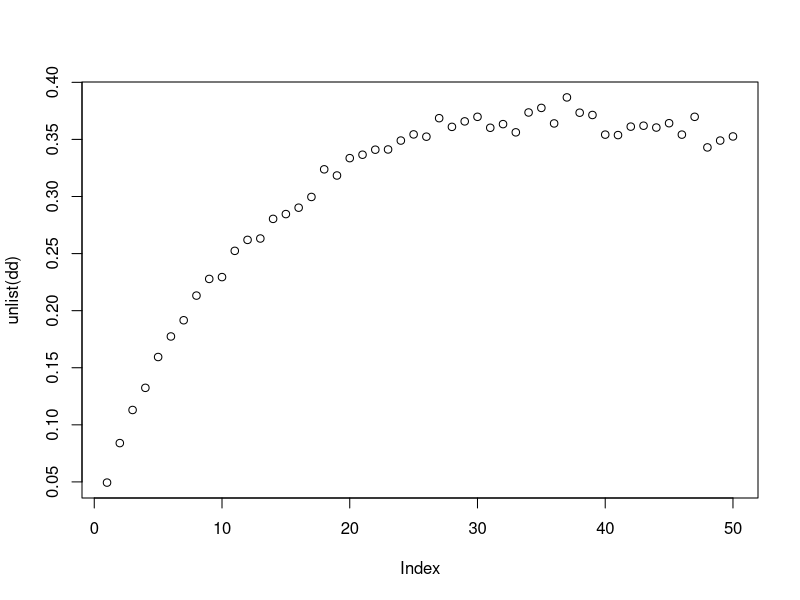

This chart was generated by the following R code:

make_choice <- function(N, split_number){
  input_list <-sample(c(1:N))
  eval <- input_list[1:split_number]
  # YY: use (split_number+1):N
  # selection <- input_list[split_number+1:N]
  selection <- input_list[(split_number+1):N]
  
  # eval larger than 
  best_in_eval <- min(eval) # best number
  
  # YY: This is not right. We can continue to look for the better one in the selection group.
  for (ss in selection) {
    if (ss < best_in_eval){
      return(ss)
    }
  }
  # return last item
  return(input_list[N])
  
  if (FALSE) {
    first_in_select <- selection[1]
    if (first_in_select >= best_in_eval){
      return(first_in_select)
    } else {
      return (-1) # return -1 to prevent no output
    }
  }
}

#Main driver code for running make_choice
counter <- 5000
N_counter <- 0 # only increase if make_choice return 1
for (i in 1:counter){
  result <- make_choice(100,50)
  # YY: Above, you have use the small number to represent better, I use 1 here, instead of 100.
  if(result == 1){
    N_counter <- N_counter + 1
  }
}
print(N_counter/counter)

#part 2
find_optimal <-function(){
  N<- 100
  split_size <- N/2
  counter <- 5000
  N_counter <- 0
  l <- list()
  
  for (i in 1:split_size){
    N_counter <- 0
    for (j in 1:counter){
      # YY: use i here
      # result <- make_choice(N, split_size)
      result <- make_choice(N, i)
      # YY: Use 1 here
      if (result==1){
        N_counter <- N_counter + 1
      }
    }
    prob <- N_counter/counter
    # store this prob
    l[[i]] <- prob
  }
  
  # return(which.max(l)) # returns the index of the minimum position.
  return(l)
  # the index will coincide with the split_num.
}

dd <- find_optimal()
which.max(dd)
plot(unlist(dd))
